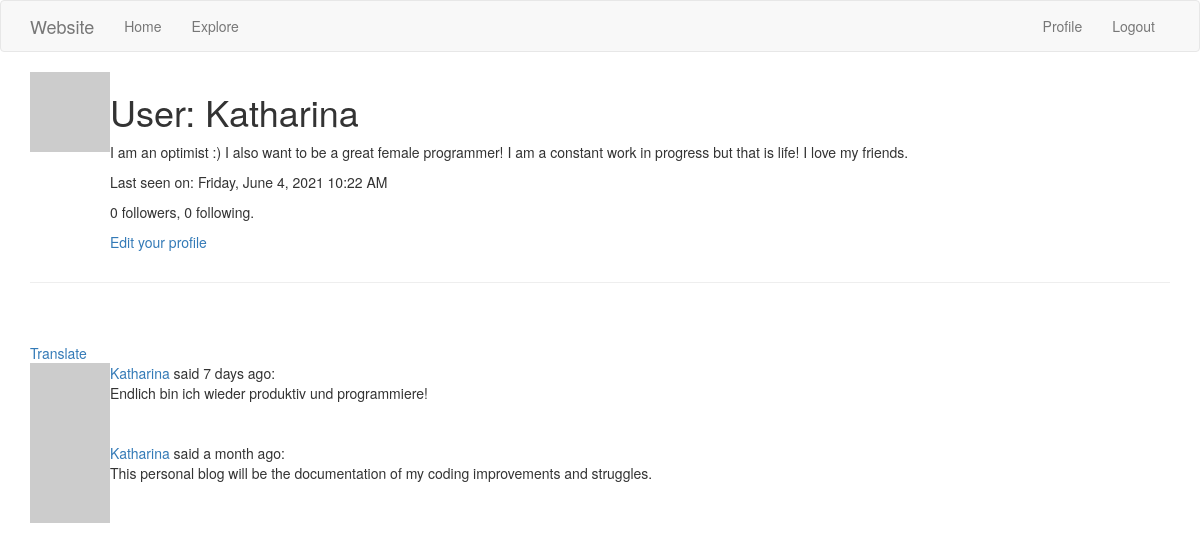
The app's page /user/Katharina (signed in), older data.
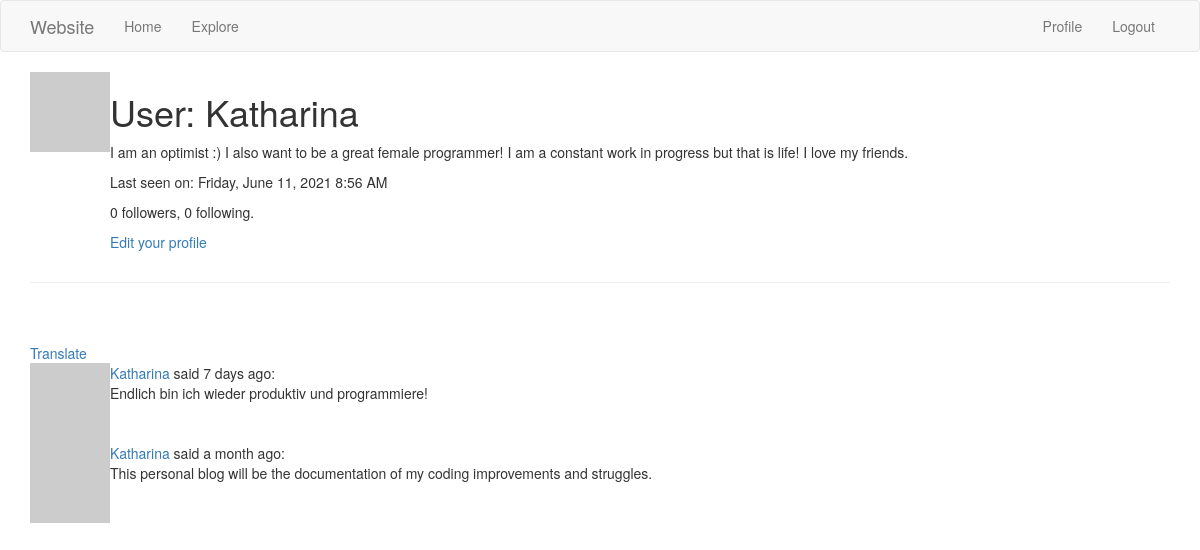
The same page, newer data.
### app/models.py (models this page shows, shortened)
class User(UserMixin, db.Model):
    id = db.Column(db.Integer, primary_key=True)
    username = db.Column(db.String(64), index=True, unique=True)
    email = db.Column(db.String(120), index=True, unique=True)
    password_hash = db.Column(db.String(128))
    posts = db.relationship('Post', backref='author', lazy='dynamic')
    about_me = db.Column(db.String(140))
    last_seen = db.Column(db.DateTime, default=datetime.utcnow)
    followed = db.relationship(
        'User', secondary=followers,
        primaryjoin=(followers.c.follower_id == id),
        secondaryjoin=(followers.c.followed_id == id),
        backref=db.backref('followers', lazy='dynamic'), lazy='dynamic')
    def avatar(self, size):
        digest = md5(self.email.lower().encode('utf-8')).hexdigest()
        return 'https://www.gravatar.com/avatar/{}?d=identicon&s={}'.format(
            digest, size)

### app/main/routes.py (the view)
@bp.route('/user/<username>')
@login_required
def user(username):
    user = User.query.filter_by(username=username).first_or_404()
    page = request.args.get('page', 1, type=int)
    posts = user.posts.order_by(Post.timestamp.desc()).paginate(
        page, current_app.config['POSTS_PER_PAGE'], False)
    next_url = url_for('main.user', username=user.username, page=posts.next_num) \
        if posts.has_next else None
    prev_url = url_for('main.user', username=user.username, page=posts.prev_num) \
        if posts.has_prev else None
    form = EmptyForm()
    return render_template('user.html', user=user, posts=posts.items,
                           next_url=next_url, prev_url=prev_url, form=form)

### app/main/routes.py (called while the page is built)
@bp.before_app_request
def before_request():
    if current_user.is_authenticated:
        current_user.last_seen = datetime.utcnow()
        db.session.commit()
    g.locale = str(get_locale())

@bp.before_request
def before_request():
    g.locale = str(get_locale())

@bp.before_request
def before_request():
    if current_user.is_authenticated:
        current_user.last_seen = datetime.utcnow()
        db.session.commit()

### app/models.py (called while the page is built)
@login.user_loader
def load_user(id):
    return User.query.get(int(id))

### app/main/templates/user.html (shortened to what this page needs)
<!DOCTYPE html>
<html>
<body>
{% extends "base.html" %}
{% block app_content %}
       <table>
        <tr valign="top">
            <td><img src="{{ user.avatar(128) }}"></td>
            <td>
                <h1>User: {{ user.username }}</h1>
        {% if user.about_me %}<p>{{ user.about_me }}</p>{% endif %}
         {% if user.last_seen %}
                <p>Last seen on: {{ moment(user.last_seen).format('LLLL') }}</p>
                {% endif %}
        <p>{{ user.followers.count() }} followers, {{ user.followed.count() }} following.</p>
        {% if user == current_user %}
        <p><a href="{{ url_for('main.edit_profile') }}">Edit your profile</a></p>
        {% endif %}
            </td>
        </tr>
    </table>
    <hr>
    {% for post in posts %}
      {% include '_post.html' %}
    {% endfor %}
{% endblock %}

Row changes from the older to the newer data that the page shows:
changed User "Katharina": last_seen "Friday, June 4, 2021 10:22 AM" → "Friday, June 11, 2021 8:56 AM"
